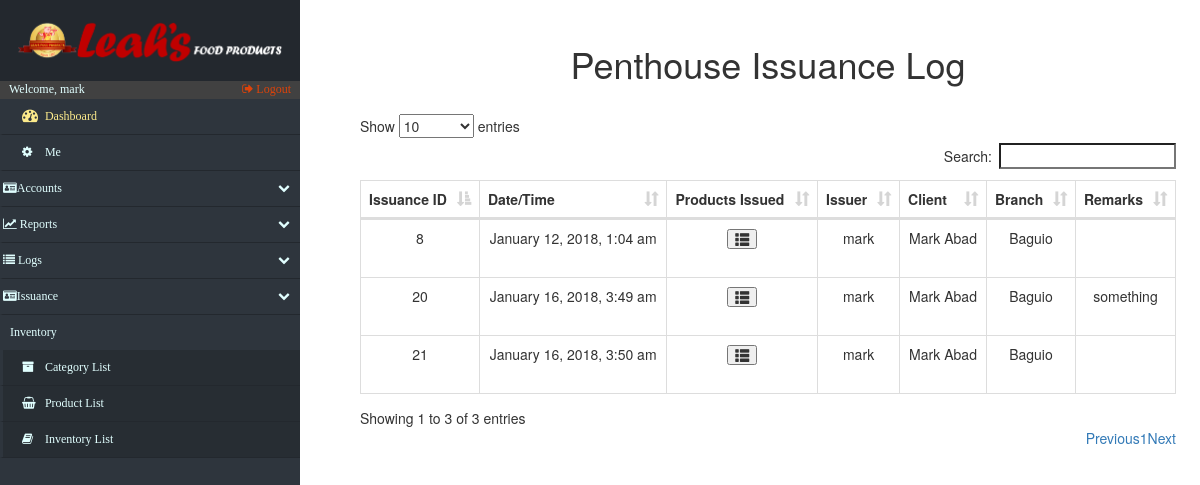
Before: /log_Penthouse.php (signed in) with the older database file.
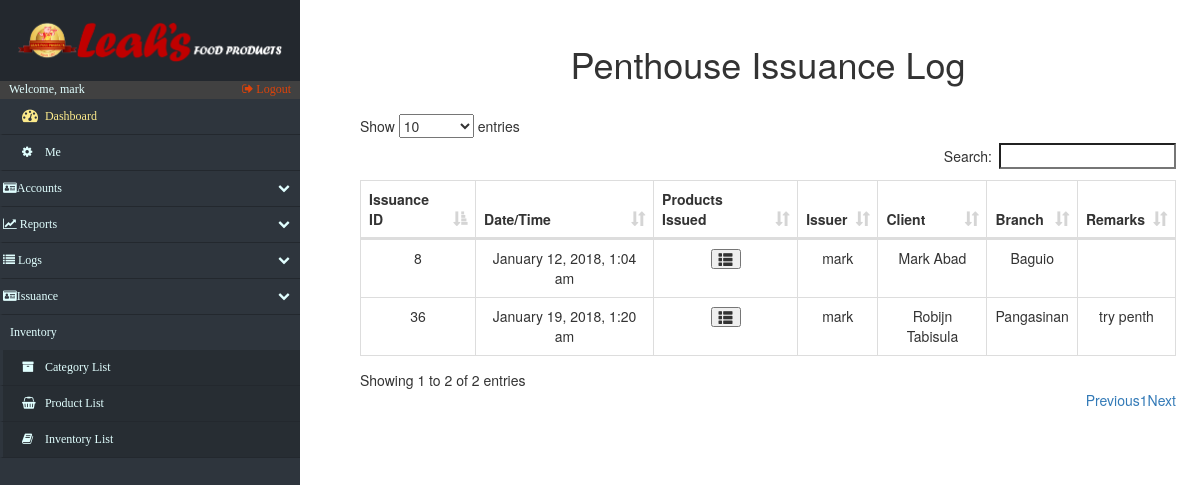
After: the same page with the newer database file.
### tables this page shows
CREATE TABLE `issuance` (
  `issue_id` int(15) NOT NULL,
  `issue_date_time` varchar(50) NOT NULL,
  `issue_account` varchar(50) DEFAULT NULL,
  `issue_type` varchar(45) NOT NULL,
  `remarks` varchar(45) DEFAULT NULL,
  `other_clients` varchar(45) DEFAULT NULL,
  `penthouse_clients` varchar(45) DEFAULT NULL,
  `client_id` int(15) DEFAULT NULL,
  `merch_id` int(15) DEFAULT NULL
);

CREATE TABLE `accounts` (
  `acc_id` int(12) NOT NULL,
  `username` varchar(15) NOT NULL,
  `first_name` varchar(20) NOT NULL,
  `last_name` varchar(20) NOT NULL,
  `password` varchar(128) NOT NULL,
  `email` varchar(50) NOT NULL,
  `contact_no` varchar(20) NOT NULL,
  `status` varchar(10) NOT NULL DEFAULT 'Disabled',
  `branch` varchar(50) DEFAULT NULL,
  `acctype` varchar(45) DEFAULT NULL,
  `security_key` varchar(45) DEFAULT NULL
);

### log_Penthouse.php (the view, shortened to what the changed rows need)
<!DOCTYPE html>
<html lang="en">
<head>
    <?php include('fragments/config.php') ?>
    <link rel="stylesheet" href="https://maxcdn.bootstrapcdn.com/bootstrap/3.3.7/css/bootstrap.min.css">
    <link href="src/css/datatables.css" rel="stylesheet">
    <link href="//maxcdn.bootstrapcdn.com/font-awesome/4.2.0/css/font-awesome.min.css" rel="stylesheet">
    <link href="src/css/sidebar.css" rel="stylesheet">
    <link href="src/css/custom.css" rel="stylesheet">
</head>
<body>
    <div id="page-content-wrapper">
        <div class="containers">
            <table class="table table-striped table-bordered">
                <h1 align="center">Penthouse Issuance Log</h1>
            </table>
            <?php
                            $retrieve = ("SELECT * FROM issuance INNER JOIN accounts ON issuance.penthouse_clients = accounts.acc_id");
                            $results = mysqli_query($db, $retrieve);
                        ?>
                <table id="datatables" class="table table-hover table-bordered dataTable" cellspacing="0" width="100%" role="grid" aria-describedby="myTable_info" style="width: 100%;">
                    <thead>
                        <tr>
                            <th>Issuance ID</th>
                            <th>Date/Time</th>
                            <th>Products Issued</th>
                            <th>Issuer</th>
                            <th>Client</th>
                            <th>Branch</th>
                            <th>Remarks</th>
                        </tr>
                    </thead>
                    <tbody>
                        <?php
                            foreach ($results as $data):
                        ?>
                            <tr>
                                <td data-title="Issuance ID">
                                    <?php
                                    $IsID =  $data["issue_id"];
                                    echo $IsID;
                                    ?>
                                </td>
                                <td data-title="Date/Time">
                                    <?php echo $data["issue_date_time"]; ?>
                                </td>
                                <td data-title="Products Issued">
                                        <table class="table table-striped table-bordered">
                                            <button type="button" class="glyphicon glyphicon-th-list" data-toggle="modal" aria-hidden="true" data-target="#<?php echo $IsID ?>"></button>
                                        </table>
                                </td>
                                <td  data-title="Issuer">
                                    <?php
                                        $passBranch = $data["issue_account"];
                                        echo $passBranch;
                                    ?>
                                </td>
                                <td data-title="Client">
                                    <?php echo $data["first_name"]." ".$data["last_name"]; ?>
                                </td>
                                <td data-title="Branch">
                                    <?php
                                        $passBranch = $data["branch"];
                                        echo $passBranch;
                                    ?>
                                </td>
                                <td data-title="Remarks">
                                    <?php echo $data["remarks"]; ?>
                                </td>
                            </tr>
                <?php
                    endforeach;
                ?>
                    </tbody>
                </table>
        </div>
    </div>
</body>
</html>

Changed rows visible on the page:
no longer on this page (row edited): issuance: issue_id "20", issue_date_time "January 16, 2018, 3:49 am", issue_account "mark", accounts.first_name "Mark", accounts.last_name "Abad", accounts.branch "Baguio", remarks "something"
no longer on this page (row edited): issuance: issue_id "21", issue_date_time "January 16, 2018, 3:50 am", issue_account "mark", accounts.first_name "Mark", accounts.last_name "Abad", accounts.branch "Baguio"
added issuance: issue_id "36", issue_date_time "January 19, 2018, 1:20 am", issue_account "mark", accounts.first_name "Robijn", accounts.last_name "Tabisula", accounts.branch "Pangasinan", remarks "try penth"
Other visible differences:
text written by a page script: "Show entries Search: Showing 1 to 3 of 3 entries Previous 1 Next" → "Show entries Search: Showing 1 to 2 of 2 entries Previous 1 Next"
